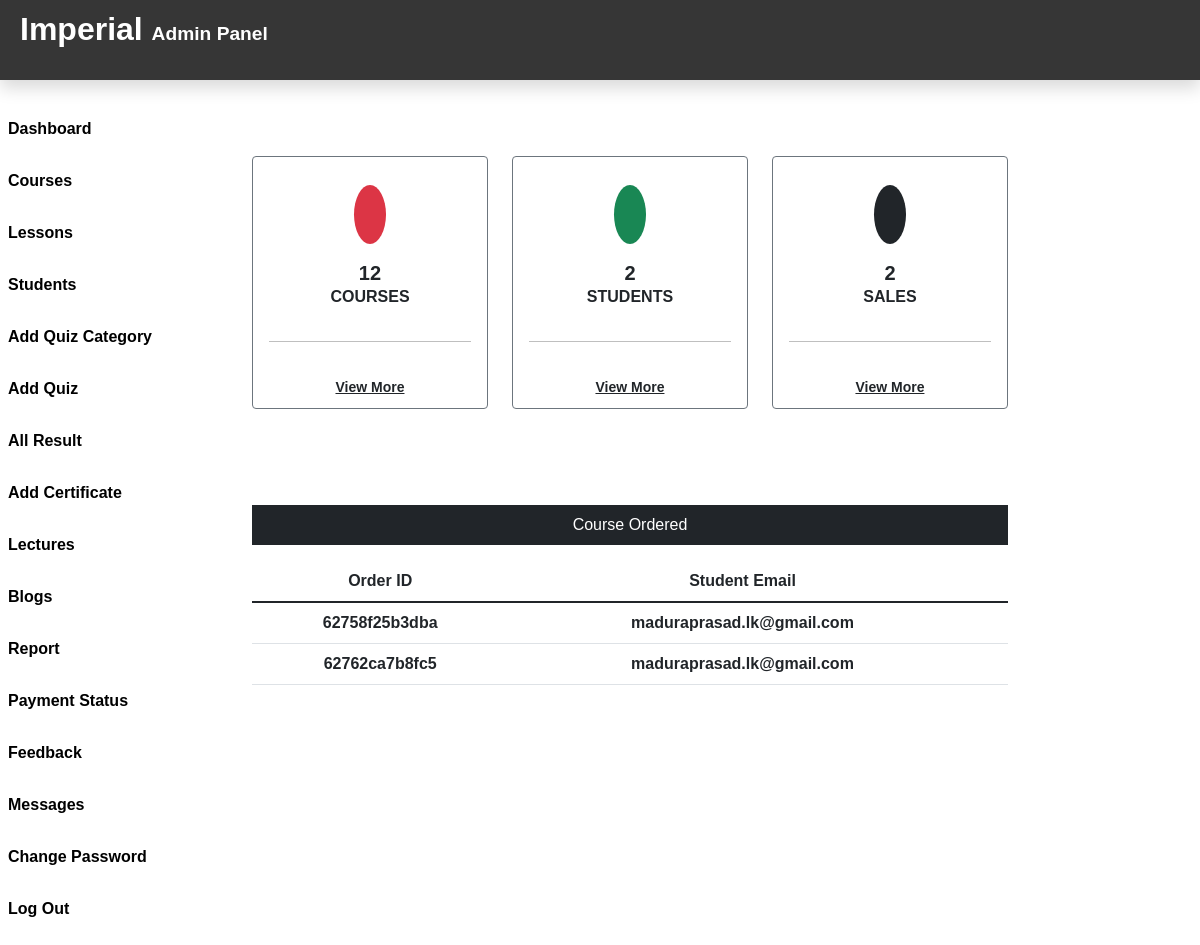
The page /Admin/Dashboard.php (signed in) on the database its author committed.
### tables this page shows
CREATE TABLE `courseorder` (
  `co_id` int(11) NOT NULL,
  `order_id` varchar(255) NOT NULL,
  `stu_name` varchar(255) NOT NULL,
  `stu_email` varchar(255) NOT NULL,
  `course_id` int(11) NOT NULL,
  `course_name` varchar(255) NOT NULL,
  `amount` varchar(11) NOT NULL,
  `date` varchar(255) NOT NULL
);

### Admin/Dashboard.php (the view, shortened to what this page needs)
<?php
include_once("Header.php");
include_once("../DB_Files/db.php");
$sql="SELECT * FROM course";
$result=$conn->query($sql);
$tot_course=$result->num_rows;
$sql="SELECT * FROM students";
$result=$conn->query($sql);
$tot_stu=$result->num_rows;
$sql="SELECT * FROM courseorder";
$result=$conn->query($sql);
$tot_sale=$result->num_rows;
?>
<div class="col-sm-9 mt-5">
    <div class="row mx-5 text-center">
<div class="col-12 col-lg-4 mt-5">
        <div class="card bg-transparent border-secondary">
            <div class="card-body ">
                <div class="clearfix">
                    <br>
                    <i class="uil uil-video bg-danger p-3 font-2xl mr-3 float-left text-light rounded-circle"></i>
                    <br><br>
                    <div class="h5 text-dark fw-bolder mb-0 mt-1 "> <?php echo $tot_course;?></div>
                    <div class=" text-uppercase font-weight-bold font-xs medium text-dark fw-bolder">Courses</div>
                </div>
                <div class="b-b-1 pt-3"></div>
                <hr>
                <div class="more-info pt-2" style="margin-bottom:-10px;">
                    <a class="font-weight-bold font-xs btn-block text-dark fw-bolder small" href="Course.php">View More <i class="fa fa-angle-right float-right font-lg"></i></a>
                </div>
            </div>
        </div>
    </div>
    <div class="col-12 col-lg-4 mt-5">
        <div class="card bg-transparent border-secondary">
            <div class="card-body ">
                <div class="clearfix">
                    <br>
                    <i class="uil uil-user bg-success p-3 font-2xl mr-3 float-left text-light fw-bolder rounded-circle"></i>
                    <br><br>
                    <div class="h5 text-dark fw-bolder mb-0 mt-1 "><?php echo $tot_stu;?></div>
                    <div class=" text-uppercase font-weight-bold font-xs medium text-dark fw-bolder">Students</div>
                </div>
                <div class="b-b-1 pt-3"></div>
                <hr>
                <div class="more-info pt-2" style="margin-bottom:-10px;">
                    <a class="font-weight-bold font-xs btn-block text-dark fw-bolder small" href="Students.php">View More <i class="fa fa-angle-right float-right font-lg"></i></a>
                </div>
            </div>
        </div>
    </div>
    <div class="col-12 col-lg-4 mt-5">
        <div class="card bg-transparent border-secondary">
            <div class="card-body ">
                <div class="clearfix">
                    <br>
                    <i class="uil uil-pricetag-alt bg-dark p-3 font-2xl mr-3 float-left text-light fw-bolder rounded-circle"></i>
                    <br><br>
                    <div class="h5 text-dark fw-bolder mb-0 mt-1 "> <?php echo $tot_sale;?> </div>
                    <div class=" text-uppercase font-weight-bold font-xs medium text-dark fw-bolder">Sales</div>
                </div>
                <div class="b-b-1 pt-3"></div>
                <hr>
                <div class="more-info pt-2" style="margin-bottom:-10px;">
                    <a class="font-weight-bold font-xs btn-block text-dark fw-bolder small" href="SellReport.php">View More <i class="fa fa-angle-right float-right font-lg"></i></a>
                </div>
            </div>
        </div>
    </div>
    <div class="col-sm-12 mt-5">
    <div class=" mt-5 text-center">
        <p class="bg-dark text-white p-2">Course Ordered</p>
        <?php
    $sql = "SELECT * FROM courseorder";
    $result = $conn->query($sql);
    if ($result->num_rows > 0) {
    ?>
        <table class="table ">
            <thead>
                <tr>
                    <th class="text-dark fw-bolder" scope="col">Order ID</th>
                    <th class="text-dark fw-bolder" scope="col">Student Email</th>
                </tr>
            </thead>
            <?php  while($row=$result->fetch_assoc()){
            echo '<tr>';
                echo '<th class="text-dark fw-bolder" scope="row">'.$row['order_id'].'</th>';
                echo '<td class="text-dark fw-bolder">'.$row['stu_email'].'</td>';
                echo '<td>';
                echo '
            </tr>';
            } ?>
        </table>
        <?php }
        ?>
    </div>
</div>

### Admin/CSS/Header.css (style rules this page uses)
body { font-family: Arial, Helvetica, sans-serif; background: #ffffff; color: rgb(0, 0, 0); }
i { font-size: 1.5rem; }
table, th, td { color: rgb(255, 255, 255); }

### rows shown on the page
courseorder: order "62758f25b3dba", stu_email "maduraprasad.lk@gmail.com"
courseorder: order "62762ca7b8fc5", stu_email "maduraprasad.lk@gmail.com"

### other values the page prints
$tot_course "12"
$tot_stu "2"
$tot_sale "2"
